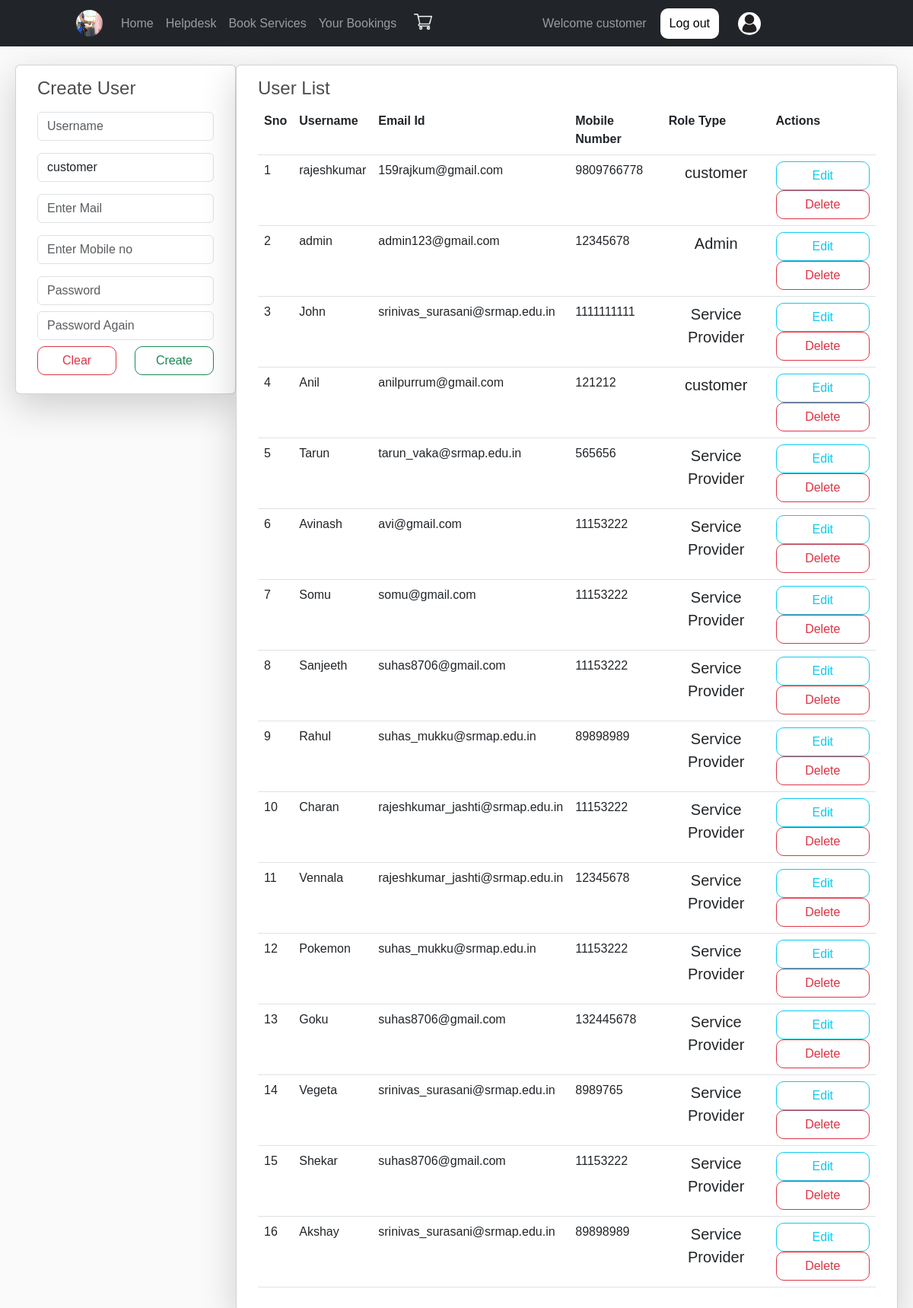
Screenshot of /usrlst/ (signed in) with the database file from the repository.
### SMSApp/models.py (models this page shows)
class User(AbstractUser):
    c=[
        ('customer','customer'),
        ('Service provider','Service provider'),
    ]
    mble = models.CharField(max_length=10,null=True,blank=True)
    role_type=models.CharField(choices=c,default='customer',max_length=30)

### SMSApp/views.py (the view, shortened to what this page needs)
# urls.py: path('usrlst/',views.userlist,name="usrl"),
def userlist(request):
	c = User.objects.all()
	a = User.objects.all()
	n,m = {},{}
	for j in n.values():
		for v in j.items():
			m[v[0]] = v[1]
	s = UslistForm()
	return render(request,'html/userlist.html',{'w':s,'p':m.items(),'k':c})

### SMSApp/forms.py
class UslistForm(UserCreationForm):
	password1 = forms.CharField(widget=forms.PasswordInput(attrs={"class":"form-control my-2","placeholder":"Password"}))
	password2 = forms.CharField(widget=forms.PasswordInput(attrs={"class":"form-control my-2","placeholder":"Password Again"}))
	class Meta:
		model = User
		fields = ["username","role_type","email","mble"]
		widgets = {
		"username":forms.TextInput(attrs={
			"class":"form-control my-3",
			"placeholder":"Username",
			}),
		"role_type":forms.Select(attrs={
			"class":"form-control my-3",
			}),
        "email":forms.TextInput(attrs={
            "class":"form-control my-3",
			"placeholder":"Enter Mail",
            }),
        "mble":forms.TextInput(attrs={
            "class":"form-control my-3",
			"placeholder":"Enter Mobile no",
            }),
		}

### templates/html/userlist.html (shortened to what this page needs)
{% extends 'html/base.html' %}
{% block content %}
<div class="container-fluid mt-4">
	<div class="row mx-2">
		<div class="col-md-3 card shadow-lg mr-2 h-100">
			<div class="card-body">
				<h4>Create User</h4>
				<form method="post">
					{% for i in w %}
						{{i}}
					{% endfor %}
					<div class="row mb-2">
						<div class="col">
							<input type="reset" value="Clear" class="btn btn-outline-danger form-control" style="border-radius: 10px;">
						</div>
						<div class="col">
							<input type="submit" value="Create" class="btn btn-outline-success form-control" style="border-radius: 10px;">
						</div>
					</div>
				</form>
			</div>
		</div>
		<div class="col card shadow-lg h-100">
			<div class="card-body">
				<h4>User List</h4>
				<table class="table">
					<tr>
						<th>Sno</th>
						<th>Username</th>
						<th>Email Id</th>
                        <th>Mobile Number</th>
						<th>Role Type</th>
						<th>Actions</th>
					</tr>
					{% for j in k %}
					<tr>
						<td>{{forloop.counter}}</td>
						<td>{{j.username}}</td>
						<td>{{j.email}}</td>
                        <td>{{j.mble}}</td>
						<td>
							{% if j.role_type == 'customer' %}
								{% if j.is_superuser %}
									<p class="mr-3">Admin</p>
								{% else %}
									<p>customer</p>
								{% endif %}
							{% elif j.role_type == 'Service provider' %}
								<p>Service Provider</p>
							{% endif %}
						</td>
						<td>
							<div class="row">
								<div class="col">
									<a href ="{% url 'set' j.id %}" class="btn btn-outline-info form-control" style="border-radius: 10px">Edit</a>
								</div>
								<div class="col">
									<a href="{% url 'usd' j.id  %}" class="btn btn-outline-danger form-control" style="border-radius: 10px;">Delete</a>
								</div>
							</div>
						</td>
					</tr>
					{% endfor %}
				</table>
			</div>
		</div>
	</div>
</div>
{% endblock %}

### templates/html/base.html (style rules this page uses)
* { margin: 0; padding: 0; font-family: sans-serif; scroll-behavior: smooth; }
.card-body p { font-size: 20px; text-align: center; }
body { background-color: hsl(0, 0%, 98%); }
h1,h2,h3,h4,h5,h6 { color:hsl(0, 0%, 30%); }
.btn { border-radius: 0; }

### rows the page displays
User: username "rajeshkumar", email "159rajkum@gmail.com", mble "9809766778", role_type "customer"
User: username "admin", email "admin123@gmail.com", mble "12345678", role_type "Admin"
User: username "John", email "srinivas_surasani@srmap.edu.in", mble "1111111111", role_type "Service Provider"
User: username "Anil", email "anilpurrum@gmail.com", mble "121212", role_type "customer"
User: username "Tarun", email "tarun_vaka@srmap.edu.in", mble "565656", role_type "Service Provider"
User: username "Avinash", email "avi@gmail.com", mble "11153222", role_type "Service Provider"
User: username "Somu", email "somu@gmail.com", mble "11153222", role_type "Service Provider"
User: username "Sanjeeth", email "suhas8706@gmail.com", mble "11153222", role_type "Service Provider"
User: username "Rahul", email "suhas_mukku@srmap.edu.in", mble "89898989", role_type "Service Provider"
User: username "Charan", email "rajeshkumar_jashti@srmap.edu.in", mble "11153222", role_type "Service Provider"
User: username "Vennala", email "rajeshkumar_jashti@srmap.edu.in", mble "12345678", role_type "Service Provider"
User: username "Pokemon", email "suhas_mukku@srmap.edu.in", mble "11153222", role_type "Service Provider"
User: username "Goku", email "suhas8706@gmail.com", mble "132445678", role_type "Service Provider"
User: username "Vegeta", email "srinivas_surasani@srmap.edu.in", mble "8989765", role_type "Service Provider"
User: username "Shekar", email "suhas8706@gmail.com", mble "11153222", role_type "Service Provider"
User: username "Akshay", email "srinivas_surasani@srmap.edu.in", mble "89898989", role_type "Service Provider"
